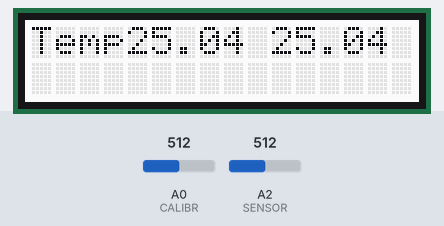
Simulated run of this sketch. Board: Arduino Uno, built with avr-gcc and run on an emulated ATmega328P. Shown: 16×2 character LCD. Inputs (shaded band) come from the test bench; at power-on: A2 (SENSOR) = 512, A0 (CALIBR) = 512. What the sketch prints to the serial monitor is not drawn.

Above: at 1.2 s.
1.3 s: A2 (SENSOR) set to 0
At 2.0 s:
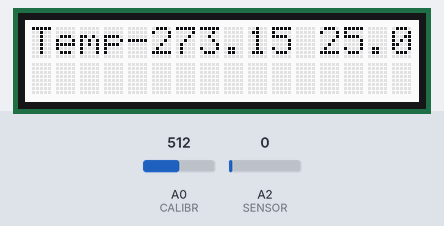
4.4 s: A0 (CALIBR) set to 716
At 5.1 s:
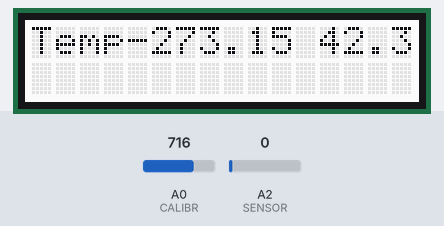
6.2 s: A2 (SENSOR) set to 122
At 6.7 s:
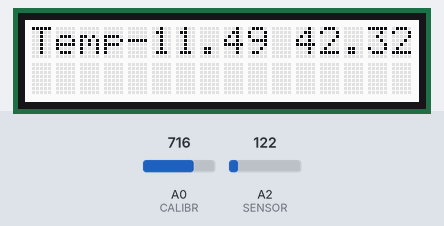
7.8 s: A0 (CALIBR) set to 900
At 8.3 s:
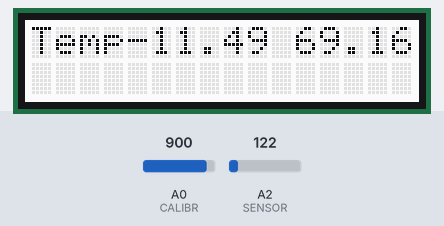
9.3 s: A0 (CALIBR) set to 1023
At 9.8 s:
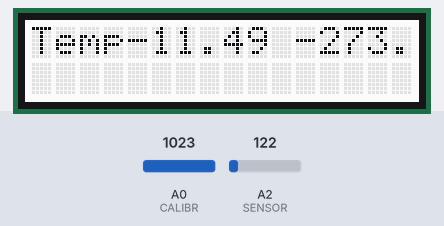
10.9 s: A2 (SENSOR) set to 306
At 11.4 s:
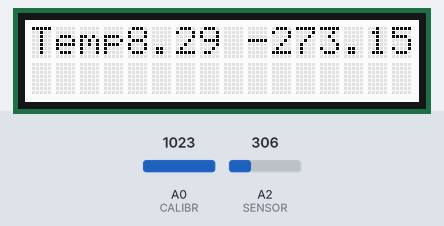
Timing chart, 0 to 13.5 s (numbered marks = the images above; inputs shaded):
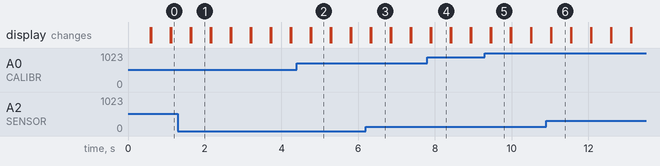

Measured:
- after the input at 1.3 s, the display: first differs from a run without the input after 0.34 s (image 1)
- after the input at 4.4 s, the display: first differs from a run without the input after 0.37 s (image 2)
- after the input at 6.2 s, the display: first differs from a run without the input after 0.14 s (image 3)
- after the input at 7.8 s, the display: first differs from a run without the input after 0.10 s (image 4)
- after the input at 9.3 s, the display: first differs from a run without the input after 0.17 s (image 5)
- after the input at 10.9 s, the display: first differs from a run without the input after 0.13 s (image 6)
- what the display in image 1 shows lasts 0.5 s, from 1.6 s to 2.1 s

The sketch:

OpAmp.ino
```cpp
/*
  OpAmp: Sketch to measure the temperature with a thermistor and the grove temperature sensor
*/
#include <math.h>
#include <Wire.h>
#include "rgb_lcd.h"

rgb_lcd lcd;

short int vol; // measured voltage
float r; // Resistance
float temp; // temperature from thermistor
short int degree; // measured rotation
float temp_cal; // temperature from grove sensor

#define r0 100000 // cold resistance
#define t0 25  // room temperature
#define b1 4275 // constant of the thermistor
#define b2 4600 // constant of the calibrated sensor
#define KELVIN 273.15

#define POTI A1  // pin of the potentiometer
#define FULL_ANGLE 300  // full angle of the potentiometer

#define SENSOR A2 // pin of the thermistor
#define CALIBR A0  // pin of the grove temperature sensor

void setup() {
  pinMode(POTI,INPUT);
  pinMode(SENSOR,INPUT);
  pinMode(CALIBR,INPUT);
  Serial.begin(9600);
  lcd.begin(16, 2);
}

void loop() {
  // calculation of temperature measured by thermistor
  vol = analogRead(SENSOR);
  r = (1023.0 / vol - 1.0) * r0;
  temp = log(r / r0) / b1 + 1.0 / (t0 + KELVIN);
  temp = 1.0/temp - KELVIN;

  //send the resistance from thermistor to serial
  Serial.print(millis());
  Serial.print(';');
  Serial.print(r);

  // calculate temperature of grove sensor
  vol = analogRead(CALIBR);
  r = (1023.0 / vol - 1.0) * r0;
  temp_cal = log(r / r0) / b2 + 1.0 / (t0 + KELVIN);
  temp_cal = 1.0/temp_cal - KELVIN;

  // write temp to serial
  Serial.print(';');
  Serial.println(temp_cal);

  // write temperature of both to lcd
  lcd.setCursor(0,0);
  lcd.print("Temp");
  lcd.print(temp);
  lcd.print(" ");
  lcd.print(temp_cal);

  delay(500);
  lcd.clear();
}
```
